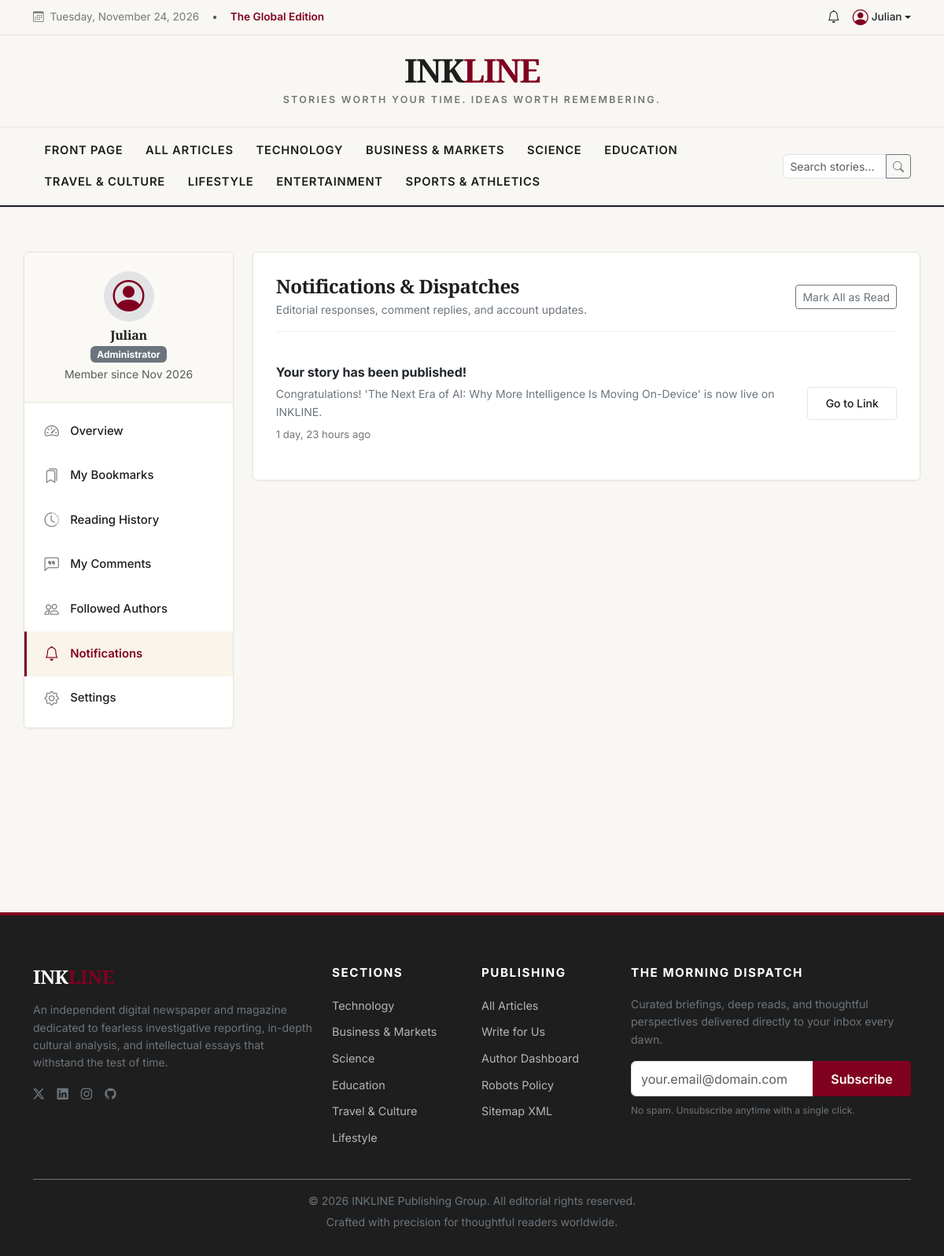
Page /dashboard/reader/notifications/ (signed in) on the committed database.
### accounts/models.py (models this page shows, shortened)
class CustomUser(AbstractUser):
    class Role(models.TextChoices):
        READER = 'READER', 'Reader'
        AUTHOR = 'AUTHOR', 'Author'
        ADMIN = 'ADMIN', 'Administrator'
    email = models.EmailField(unique=True, verbose_name='Email Address')
    role = models.CharField(max_length=20, choices=Role.choices, default=Role.READER)
    is_email_verified = models.BooleanField(default=False)
    email_verification_token = models.CharField(max_length=100, blank=True, null=True)
    created_at = models.DateTimeField(default=timezone.now)
    USERNAME_FIELD = 'username'
    REQUIRED_FIELDS = ['email']
    @property
    def is_author(self):
        return self.role == self.Role.AUTHOR or hasattr(self, 'author_profile') and self.author_profile.is_approved

### articles/models.py (models this page shows, shortened)
class Category(models.Model):
    name = models.CharField(max_length=100, unique=True)
    slug = models.SlugField(max_length=120, unique=True)
    description = models.TextField(blank=True)
    icon = models.CharField(max_length=50, default='bi-newspaper', help_text='Bootstrap Icon class')
    accent_color = models.CharField(max_length=30, default='#800020', help_text='Hex color code')
    order = models.PositiveIntegerField(default=0)
    is_active = models.BooleanField(default=True)
    class Meta:
        verbose_name_plural = 'Categories'
        ordering = ['order', 'name']

### reader_features/models.py (models this page shows, shortened)
class Notification(models.Model):
    recipient = models.ForeignKey(settings.AUTH_USER_MODEL, on_delete=models.CASCADE, related_name='notifications')
    title = models.CharField(max_length=200)
    message = models.TextField()
    link = models.CharField(max_length=300, blank=True)
    is_read = models.BooleanField(default=False)
    created_at = models.DateTimeField(auto_now_add=True)
    class Meta:
        ordering = ['-created_at']

### dashboards/views.py (the view)
# urls.py: path('reader/notifications/', views.reader_notifications_view, name='reader_notifications'),
@login_required
def reader_notifications_view(request):
    if request.method == 'POST' and request.POST.get('action') == 'mark_all_read':
        Notification.objects.filter(recipient=request.user, is_read=False).update(is_read=True)
        messages.success(request, "All notifications marked as read.")
        return redirect('reader_notifications')
    notifications_qs = Notification.objects.filter(recipient=request.user).order_by('-created_at')
    paginator = Paginator(notifications_qs, 15)
    page_obj = paginator.get_page(request.GET.get('page'))
    return render(request, 'reader_dashboard/notifications.html', {
        'page_obj': page_obj,
    })

### templates/reader_dashboard/notifications.html (shortened to what this page needs)
{% extends 'reader_dashboard/base_reader.html' %}
{% block reader_content %}
<div class="dashboard-card">
    <div class="dashboard-card-header">
        <div>
            <h4 class="font-serif fw-bold mb-1">Notifications & Dispatches</h4>
            <p class="text-secondary small mb-0">Editorial responses, comment replies, and account updates.</p>
        </div>
        {% if page_obj %}
            <form method="POST">
                <button type="submit" class="btn btn-sm btn-outline-secondary">Mark All as Read</button>
            </form>
        {% endif %}
    </div>
    <div class="list-group list-group-flush">
        {% for notif in page_obj %}
            <div class="list-group-item px-0 py-3 d-flex justify-content-between align-items-center {% if not notif.is_read %}bg-light px-3 rounded mb-2 border-start border-4 border-burgundy{% endif %}">
                <div>
                    <div class="d-flex align-items-center gap-2 mb-1">
                        <strong class="font-serif">{{ notif.title }}</strong>
                    </div>
                    <p class="small text-secondary mb-1">{{ notif.message }}</p>
                    <span class="meta-text">{{ notif.created_at|timesince }} ago</span>
                </div>
                {% if not notif.is_read %}
                    <a href="{% url 'mark_notification_read' notif.id %}" class="btn btn-sm btn-ink-primary ms-3 text-nowrap">
                        View & Acknowledge
                    </a>
                {% elif notif.link %}
                    <a href="{{ notif.link }}" class="btn btn-sm btn-ink-outline ms-3 text-nowrap">
                        Go to Link
                    </a>
                {% endif %}
            </div>
        {% empty %}
            <div class="text-center py-5 text-muted">
                <i class="bi bi-bell fs-1 d-block mb-2"></i>
                <h5 class="font-serif">No notifications</h5>
                <p class="small">You're completely up to date.</p>
            </div>
        {% endfor %}
    </div>
</div>
{% endblock %}

### templates/reader_dashboard/base_reader.html (shortened to what this page needs)
{% extends 'base.html' %}
{% load static %}
{% block content %}
<div class="container dashboard-wrapper">
    <div class="row g-4">
        <div class="col-lg-3">
            <div class="dashboard-sidebar">
                <div class="user-header">
                    <div class="rounded-circle bg-secondary-subtle d-flex align-items-center justify-content-center mx-auto mb-2" style="width: 64px; height: 64px;">
                        <i class="bi bi-person-circle fs-1 text-burgundy"></i>
                    </div>
                    <h6 class="fw-bold mb-0">{{ user.first_name|default:user.username }}</h6>
                    <span class="badge bg-secondary mb-1">{{ user.get_role_display }}</span>
                    <div class="text-muted small">Member since {{ user.date_joined|date:"M Y" }}</div>
                </div>
                <nav class="py-2">
                    <a href="{% url 'reader_overview' %}" class="dashboard-nav-item {% if request.resolver_match.url_name == 'reader_overview' %}active{% endif %}">
                        <i class="bi bi-speedometer2"></i> Overview
                    </a>
                    <a href="{% url 'reader_bookmarks' %}" class="dashboard-nav-item {% if request.resolver_match.url_name == 'reader_bookmarks' %}active{% endif %}">
                        <i class="bi bi-bookmarks"></i> My Bookmarks
                    </a>
                    <a href="{% url 'reader_history' %}" class="dashboard-nav-item {% if request.resolver_match.url_name == 'reader_history' %}active{% endif %}">
                        <i class="bi bi-clock-history"></i> Reading History
                    </a>
                    <a href="{% url 'reader_comments' %}" class="dashboard-nav-item {% if request.resolver_match.url_name == 'reader_comments' %}active{% endif %}">
                        <i class="bi bi-chat-left-quote"></i> My Comments
                    </a>
                    <a href="{% url 'reader_following' %}" class="dashboard-nav-item {% if request.resolver_match.url_name == 'reader_following' %}active{% endif %}">
                        <i class="bi bi-people"></i> Followed Authors
                    </a>
                    <a href="{% url 'reader_notifications' %}" class="dashboard-nav-item {% if request.resolver_match.url_name == 'reader_notifications' %}active{% endif %}">
                        <i class="bi bi-bell"></i> Notifications
                    </a>
                    <a href="{% url 'profile_settings' %}" class="dashboard-nav-item">
                        <i class="bi bi-gear"></i> Settings
                    </a>
                </nav>
            </div>
        </div>
        <div class="col-lg-9">
            {% block reader_content %}{% endblock %}
        </div>
    </div>
</div>
{% endblock %}

### templates/components/navbar.html (shortened to what this page needs)
<header class="border-bottom">
    <div class="ink-topbar">
        <div class="container d-flex justify-content-between align-items-center flex-wrap gap-2">
            <div class="d-flex align-items-center gap-3">
                <span><i class="bi bi-calendar3 me-1"></i> {% now "l, F j, Y" %}</span>
                <span class="d-none d-md-inline text-muted">•</span>
                <span class="d-none d-md-inline fw-semibold text-burgundy">The Global Edition</span>
            </div>
            <div class="d-flex align-items-center gap-3">
                {% if user.is_authenticated %}
                    <a href="{% url 'reader_notifications' %}" class="text-decoration-none text-dark position-relative">
                        <i class="bi bi-bell fs-6"></i>
                    </a>
                    <div class="dropdown">
                        <a href="#" class="d-flex align-items-center text-dark text-decoration-none dropdown-toggle fw-medium" id="userMenu" data-bs-toggle="dropdown" aria-expanded="false">
                            <i class="bi bi-person-circle fs-5 me-1 text-burgundy"></i>
                            <span>{{ user.first_name|default:user.username }}</span>
                        </a>
                    </div>
                {% else %}
                    <a href="{% url 'login' %}" class="text-decoration-none fw-semibold text-dark me-2">Sign In</a>
                    <a href="{% url 'register' %}" class="btn btn-sm btn-ink-primary">Get Unlimited Access</a>
                {% endif %}
            </div>
        </div>
    </div>
    <div class="container text-center py-4">
        <a href="{% url 'homepage' %}" class="ink-brand">
            INK<span>LINE</span>
        </a>
        <div class="ink-tagline">Stories worth your time. Ideas worth remembering.</div>
    </div>
    <nav class="ink-navbar">
        <div class="container d-flex justify-content-between align-items-center">
            <div class="d-flex align-items-center flex-wrap overflow-x-auto py-1">
                <a class="ink-nav-link {% if request.path == '/' %}active{% endif %}" href="{% url 'homepage' %}">Front Page</a>
                <a class="ink-nav-link {% if request.path == '/articles/' and not request.GET.category %}active{% endif %}" href="{% url 'article_list' %}">All Articles</a>
                {% for category in global_categories %}
                    <a class="ink-nav-link {% if request.resolver_match.kwargs.slug == category.slug %}active{% endif %}" href="{% url 'category_detail' category.slug %}">
                        {{ category.name }}
                    </a>
                {% endfor %}
            </div>
            <form action="{% url 'search' %}" method="GET" class="d-none d-lg-flex align-items-center ms-3" style="max-width: 240px;">
                <div class="input-group input-group-sm">
                    <input type="text" name="q" class="form-control rounded-start" placeholder="Search stories..." value="{{ request.GET.q }}">
                    <button class="btn btn-outline-secondary" type="submit"><i class="bi bi-search"></i></button>
                </div>
            </form>
        </div>
    </nav>
</header>

### templates/components/footer.html (shortened to what this page needs)
<footer class="ink-footer">
    <div class="container">
        <div class="row g-4 mb-4">
            <div class="col-lg-4">
                <h4 class="text-white font-serif fw-bold mb-3">INK<span class="text-burgundy">LINE</span></h4>
                <p class="text-secondary small">
                    An independent digital newspaper and magazine dedicated to fearless investigative reporting, in-depth cultural analysis, and intellectual essays that withstand the test of time.
                </p>
                <div class="d-flex gap-3 fs-5 mt-3">
                    <a href="#" class="text-secondary"><i class="bi bi-twitter-x"></i></a>
                    <a href="#" class="text-secondary"><i class="bi bi-linkedin"></i></a>
                    <a href="#" class="text-secondary"><i class="bi bi-instagram"></i></a>
                    <a href="#" class="text-secondary"><i class="bi bi-github"></i></a>
                </div>
            </div>
            <div class="col-6 col-md-3 col-lg-2">
                <h5>Sections</h5>
                <ul class="list-unstyled">
                    {% for cat in global_categories|slice:":6" %}
                        <li class="mb-2"><a href="{% url 'category_detail' cat.slug %}">{{ cat.name }}</a></li>
                    {% endfor %}
                </ul>
            </div>
            <div class="col-6 col-md-3 col-lg-2">
                <h5>Publishing</h5>
                <ul class="list-unstyled">
                    <li class="mb-2"><a href="{% url 'article_list' %}">All Articles</a></li>
                    <li class="mb-2"><a href="{% url 'author_application' %}">Write for Us</a></li>
                    {% if user.is_authenticated and user.is_author %}
                        <li class="mb-2"><a href="{% url 'author_overview' %}">Author Dashboard</a></li>
                    {% endif %}
                    <li class="mb-2"><a href="{% url 'robots_txt' %}">Robots Policy</a></li>
                    <li class="mb-2"><a href="{% url 'sitemap_xml' %}">Sitemap XML</a></li>
                </ul>
            </div>
            <div class="col-md-6 col-lg-4">
                <h5>The Morning Dispatch</h5>
                <p class="text-secondary small">Curated briefings, deep reads, and thoughtful perspectives delivered directly to your inbox every dawn.</p>
                <form id="newsletter-subscription-form">
                    <div class="input-group mb-2">
                        <input type="email" name="email" id="newsletter-email-input" class="form-control" placeholder="your.email@domain.com" required>
                        <button class="btn btn-ink-primary" type="submit">Subscribe</button>
                    </div>
                </form>
                <div class="text-secondary" style="font-size: 0.75rem;">No spam. Unsubscribe anytime with a single click.</div>
            </div>
        </div>
        <div class="border-top border-secondary pt-3 mt-4 text-center text-secondary small">
            <p class="mb-1">&copy; {% now "Y" %} INKLINE Publishing Group. All editorial rights reserved.</p>
            <p class="mb-0">Crafted with precision for thoughtful readers worldwide.</p>
        </div>
    </div>
</footer>

### rows in the picture
CustomUser: first_name "Julian", role "Administrator", date_joined "Nov 2026"
Category: name "TECHNOLOGY", name "Technology"
Category: name "BUSINESS & MARKETS", name "Business & Markets"
Category: name "SCIENCE", name "Science"
Category: name "EDUCATION", name "Education"
Category: name "TRAVEL & CULTURE", name "Travel & Culture"
Category: name "LIFESTYLE", name "Lifestyle"
Category: name "ENTERTAINMENT"
Category: name "SPORTS & ATHLETICS"
Notification: title "Your story has been published!", message "Congratulations! 'The Next Era of AI: Why More Intelligence Is Moving On-Device' is now live on INKLINE.", created_at "1 day, 23 hours"
